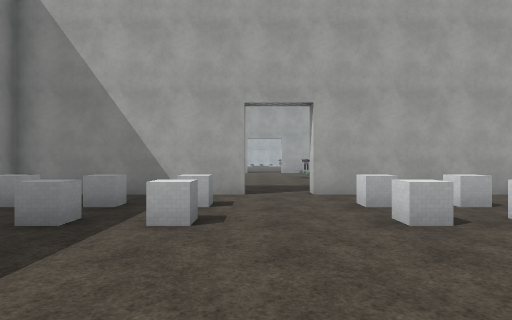
[1] (above)

17 first-person views from a walk through a scene from a Unity 3-D project. The camera is 1.5 m above the floor, looks level and sees 75° across. Doors are open. The floor is counted in squares, 2 m on a side. Each view is taken from the middle of a square. On the plan, view 1 faces up. The plan holds only what a view shows up to about 11 squares ahead; the rest is blank. The player is left out. Some animated figures are not drawn. Some surface patterns are stand-ins.

[2]
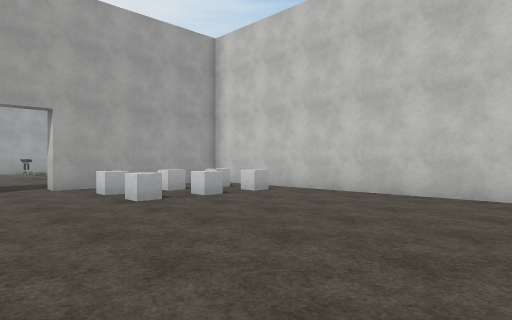

[3]
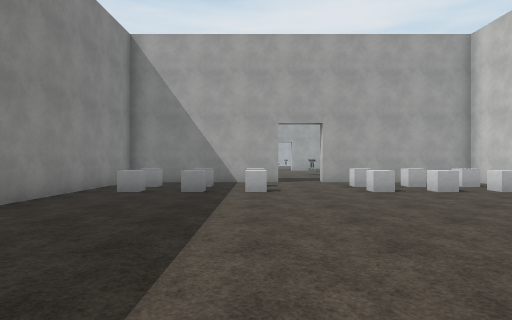

[4]
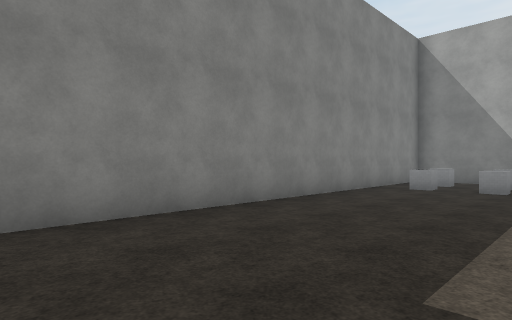

[5]
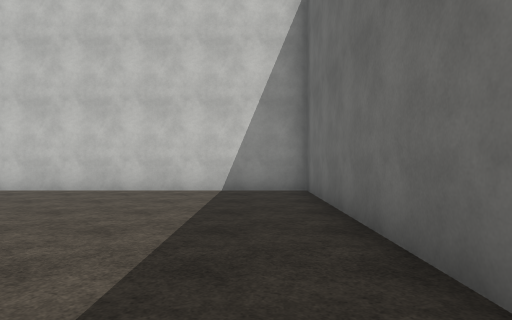

[6]
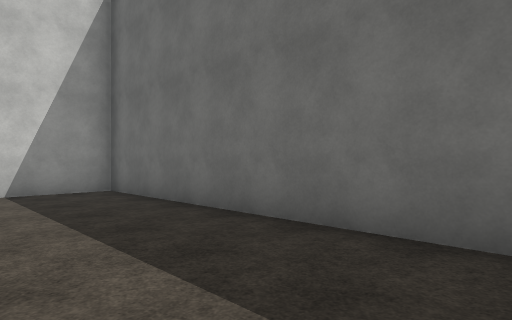

[7]
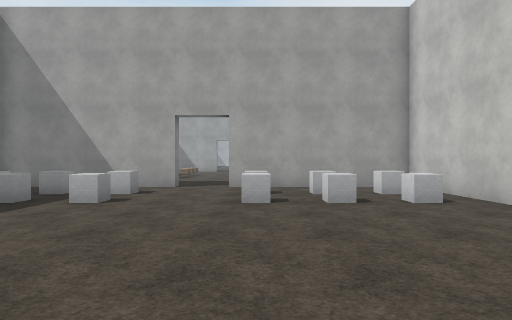

[8]
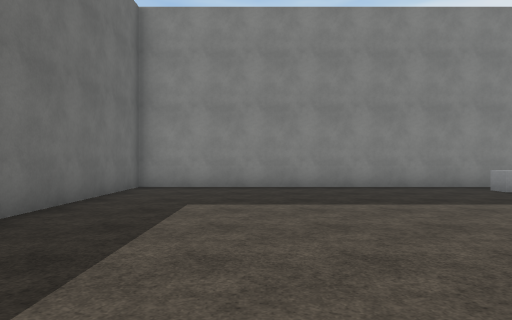

[9]
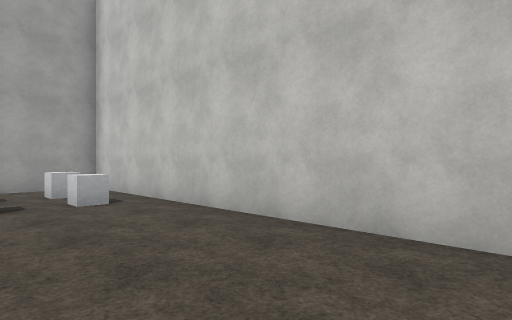

[10]
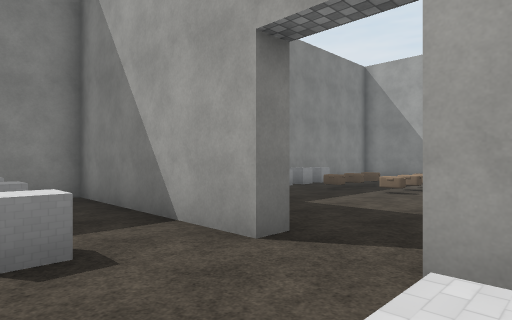

[11]
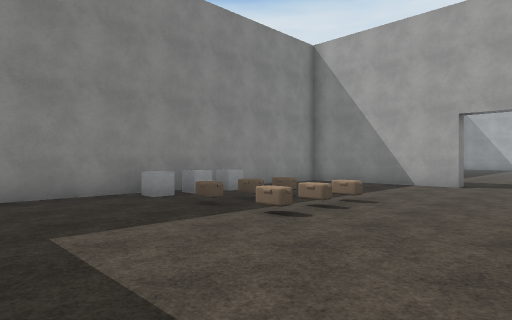

[12]
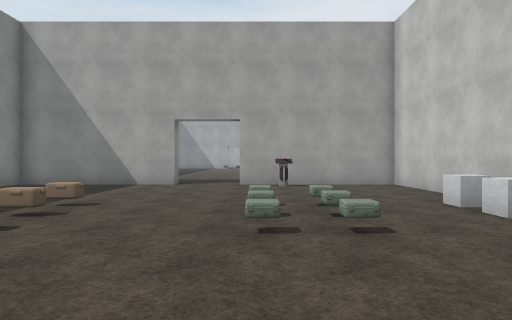

[13]
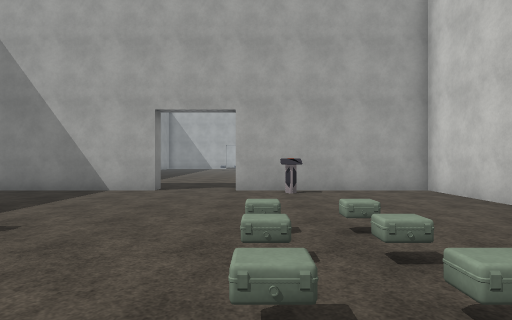

[14]
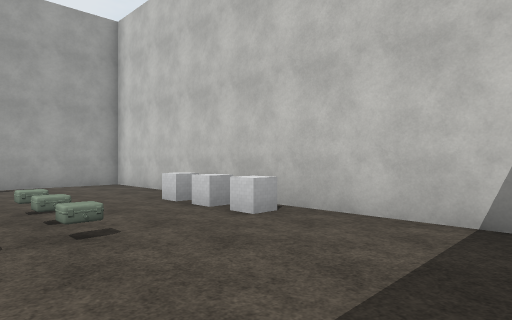

[15]
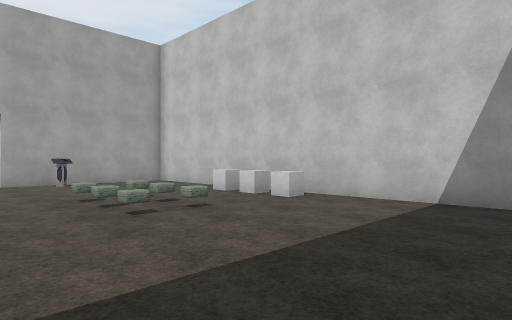

[16]
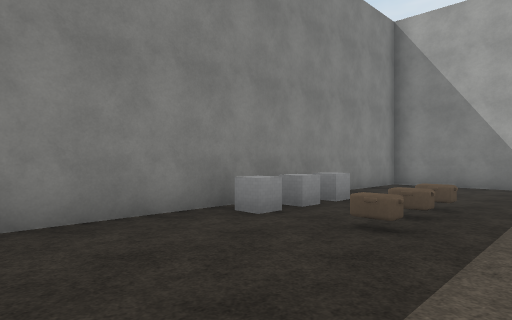

[17]
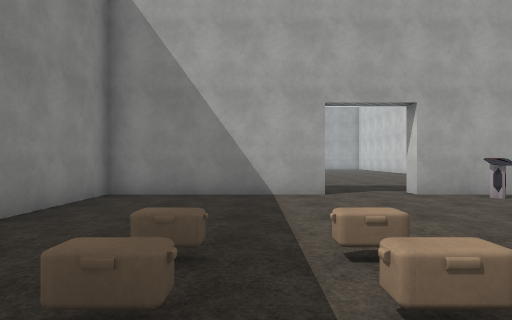

### Floor plan
Points are (right, up) in squares from view 1. A wall is a line through its corners. A room is listed if a view was taken in it or the views show most of it. See-through windows are left out.
Room 1 (views 1, 2, 3, 4, 5, 6, 7, 8, 9, 10)
walls: (-0.2, 7.8) (-0.2, 7.3) (-5.2, 7.3) (-5.2, -5.3) (6.3, -5.3) (6.3, 7.3) (1.3, 7.3)
ways out: opening at (0.5, 8) to room 2
objects: other object (-4, 4); other object (-4, 6); other object (-2, 4); other object (-2, 6); other object (-1, 4); other object (-1, 6); other object (2, 4); other object (2, 6); other object (4, 4); other object (4, 6); other object (5, 4); other object (5, 6)
Room 2 (views 11, 12, 13, 14, 15, 16, 17)
walls: (-0.5, 19.3) (-5.2, 19.3) (-5.2, 9.5); (1.3, 7.3) (1.3, 7.8); (6.3, 8.8) (6.3, 19.3) (1.5, 19.3)
ways out: opening at (0.5, 8) to room 1; open door at (0.5, 19.5)
objects: other object (-4, 13); other object (-4, 14); other object (-4, 15); other object (-3, 13); other object (-3, 14); other object (-3, 15); other object (-1, 13); other object (-1, 14); other object (-1, 15); other object (2, 12); other object (2, 13); other object (2, 14); other object (3, 12); other object (3, 13); other object (3, 14); other object (3, 19); other object (6, 13); other object (6, 14); other object (6, 15)

Positions as (right, up) in squares from view 1, and headings:
1: (0, 0), facing up
2: (-1, -2), facing up-right
3: (-1, -4), facing up
4: (-1, -5), facing up-left
5: (-2, -4), facing right
6: (-2, -2), facing down-right
7: (2, -2), facing up
8: (4, -2), facing left
9: (3, -2), facing up-right
10: (2, 5), facing up-left
11: (2, 9), facing up-left
12: (2, 9), facing up
13: (2, 11), facing up
14: (2, 9), facing up-right
15: (0, 8), facing up-right
16: (-1, 9), facing up-left
17: (-2, 12), facing up
